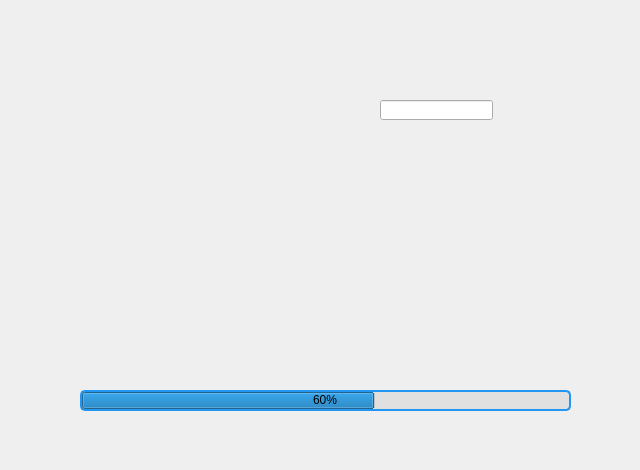
<?xml version="1.0" encoding="UTF-8"?>
<ui version="4.0">
 <class>MainWindow</class>
 <widget class="QMainWindow" name="MainWindow">
  <property name="geometry">
   <rect>
    <x>0</x>
    <y>0</y>
    <width>640</width>
    <height>470</height>
   </rect>
  </property>
  <property name="minimumSize">
   <size>
    <width>640</width>
    <height>470</height>
   </size>
  </property>
  <property name="maximumSize">
   <size>
    <width>640</width>
    <height>470</height>
   </size>
  </property>
  <property name="windowTitle">
   <string>Tic Tac Toe</string>
  </property>
  <property name="styleSheet">
   <string notr="true">QProgressBar {
    border: 2px solid #2196F3;
    border-radius: 5px;
    background-color: #E0E0E0;
}</string>
  </property>
  <widget class="QWidget" name="centralwidget">
   <widget class="QProgressBar" name="progressBar">
    <property name="geometry">
     <rect>
      <x>80</x>
      <y>390</y>
      <width>491</width>
      <height>21</height>
     </rect>
    </property>
    <property name="value">
     <number>60</number>
    </property>
    <property name="alignment">
     <set>Qt::AlignCenter</set>
    </property>
    <property name="orientation">
     <enum>Qt::Horizontal</enum>
    </property>
   </widget>
   <widget class="QLineEdit" name="lineEdit">
    <property name="geometry">
     <rect>
      <x>380</x>
      <y>100</y>
      <width>113</width>
      <height>20</height>
     </rect>
    </property>
   </widget>
  </widget>
  <widget class="QMenuBar" name="menubar">
   <property name="geometry">
    <rect>
     <x>0</x>
     <y>0</y>
     <width>640</width>
     <height>21</height>
    </rect>
   </property>
  </widget>
 </widget>
 <resources>
  <include location="image.qrc"/>
 </resources>
 <connections/>
</ui>
